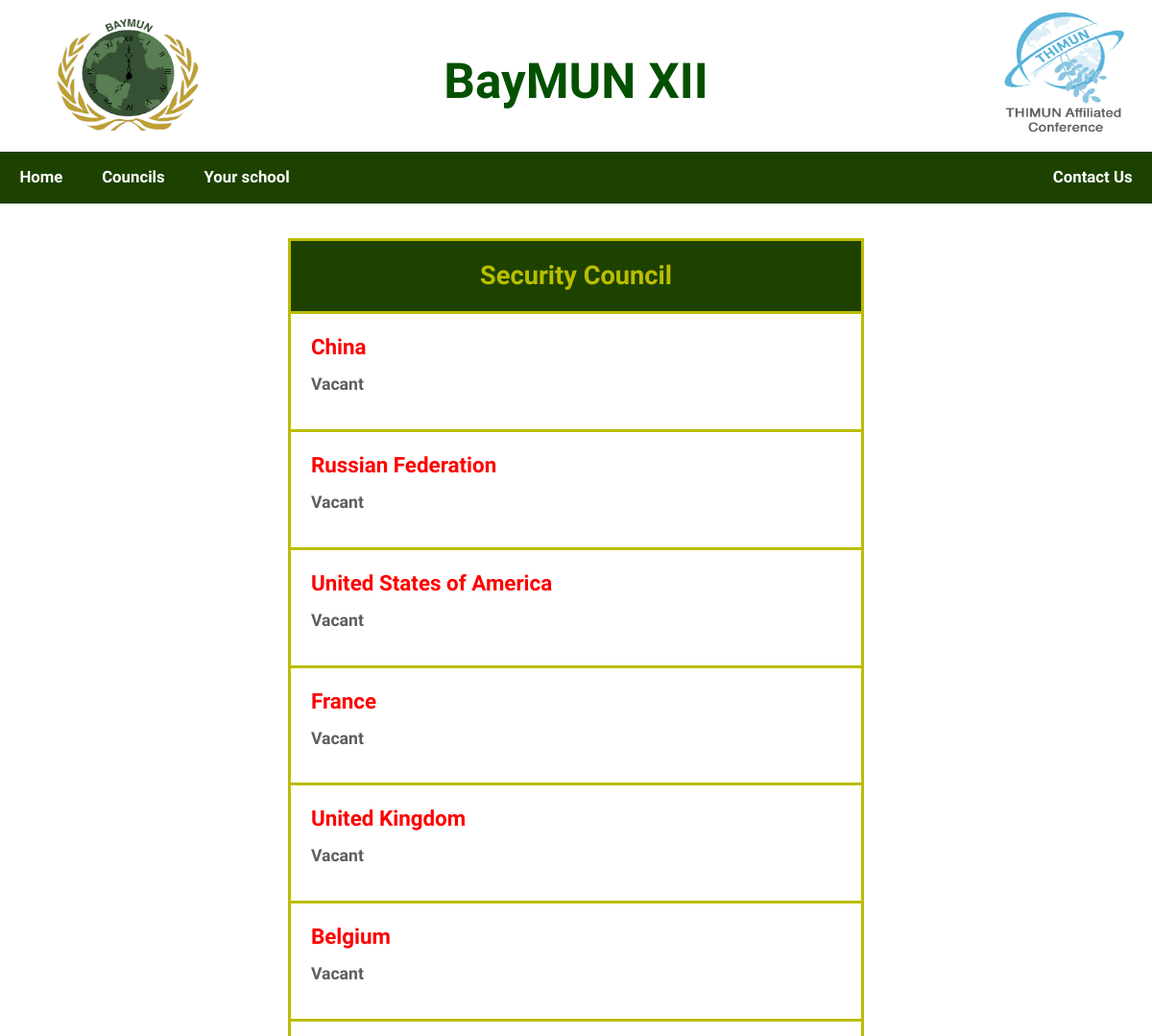
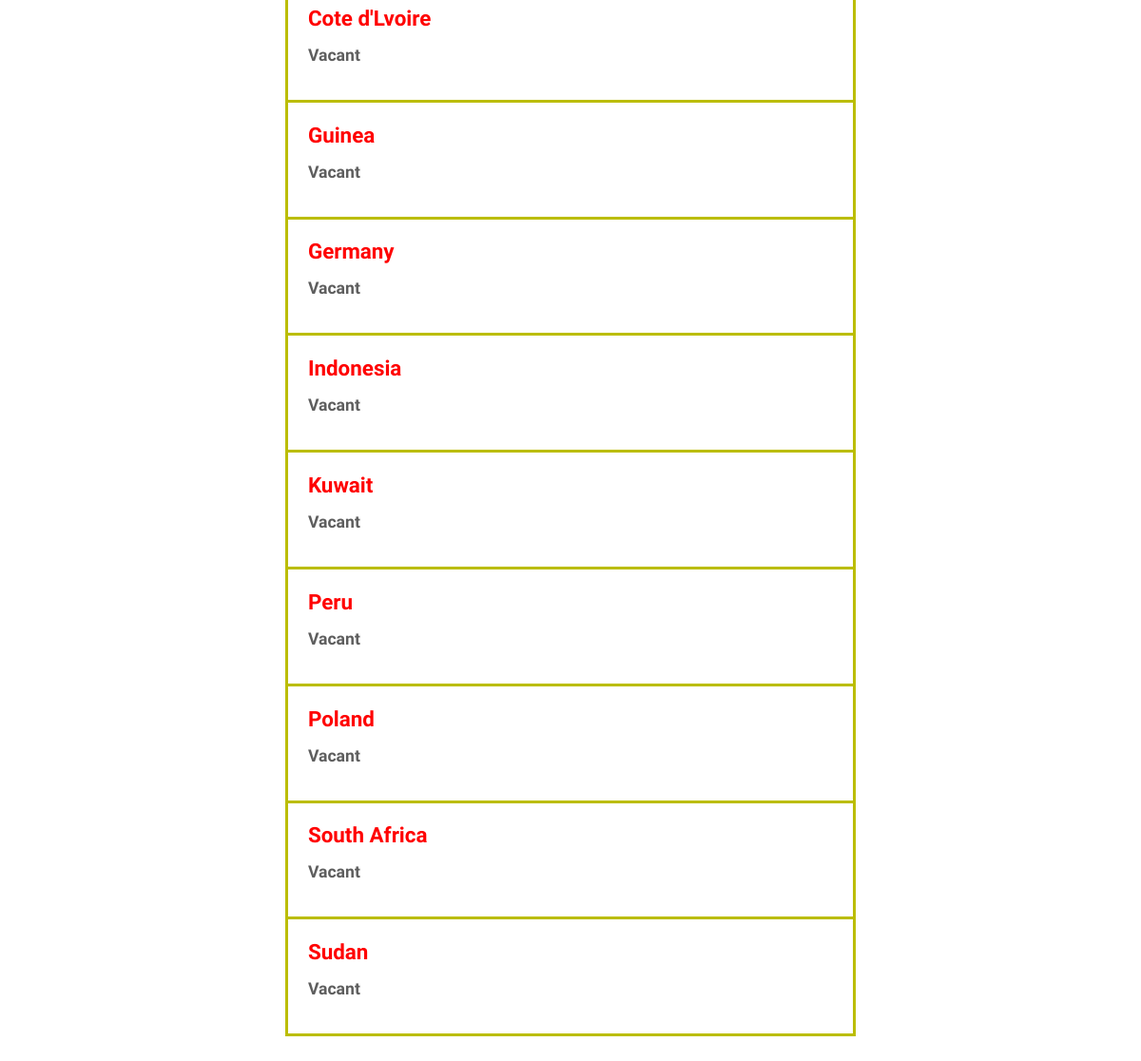
Screenshot of /viewCouncil.php?councilID=1 (signed in) with the database file from the repository (2 pictures, top to bottom).
### tables this page shows
CREATE TABLE `councils` (
  `councilID` int(11) NOT NULL,
  `council` varchar(1000) DEFAULT NULL,
  `category` varchar(100) NOT NULL,
  `positions` int(11) NOT NULL,
  `chairLabel` varchar(50) NOT NULL,
  `delegateLabel` varchar(50) NOT NULL
);

CREATE TABLE `c2c` (
  `councilID` int(11) NOT NULL,
  `countryID` int(11) NOT NULL
);

CREATE TABLE `countries` (
  `countryID` int(11) NOT NULL,
  `country` varchar(500) DEFAULT NULL
);

### viewCouncil.php (the view, shortened to what this page needs)
<html>
  <head>
	<?php
		require_once 'pageTemplate.php';
		require_once 'connect.php';
		require_once 'councilController.php';
	?>
  </head>
    <body>
	  <div class="container-app">
		<?php
			if(isset($_GET['councilID']))
			{
				$councilID=$_GET['councilID'];
			}
			else
			{
				$councilID = $_POST['councilID'];
			}
	    	$council= $connect->query("SELECT * from councils where councils.councilID=".$councilID);
			$councilData=$council->fetch_assoc();
			echo "<table>";
				  if($_SESSION["position"] == "Admin")
				  {
					echo "<th colspan=\"2\">" .$councilData['council']. "</th>";
				  }
				  else{
					echo "<th>" .$councilData['council']. "</th>";
				  }
		if($councilData['category']!= "normal")
		{
			$s=$connect->query("Select * from enrollments where councilID=".$councilID." order by labelNum asc");
			$count=1;
			foreach($s as $cc)
			{
					$u=$connect->query("SELECT user_details.*, schools.school FROM `user_details`
					join schools on user_details.schoolID=schools.schoolID
					WHERE userID=".$cc['userID']);
					$users=$u->fetch_assoc();
				if($count == $cc['labelNum'])
				{
					printRow($councilData, $cc, $connect, $councilID);
				}
				else
				{
					for($i=$count; $i<$cc['labelNum'];$i++)
					{
						echo "<tr>";
						echo "<td>";
						echo "<p style=\"color: red;\">".$councilData['delegateLabel'] . ' ' .($i)."</p>";
						echo "<p style=\"font-size: 110%; color: #5e5e5e;\">Vacant</p>";
						echo "</td>";
						printMenu($connect,null,$i, $councilID);
						echo "</tr>";
						$count++;
					}
					printRow($councilData, $cc, $connect, $councilID);
				}
			$count = $count + 1;
			}
			for($i=$count; $i<=$councilData['positions'];$i++)
					{
						echo "<tr>";
						echo "<td>";
						echo "<p style=\"color: red;\">".$councilData['delegateLabel'] . ' ' .($i)."</p>";
						echo "<p style=\"font-size: 110%; color: #5e5e5e;\">Vacant</p>";
						echo "</td>";
						printMenu($connect,null,$i,$councilID);
						echo "</tr>";
						$count++;
					}
		}
		else
		{
		  $x= $connect->query("SELECT councils.council, councils.category, councils.delegateLabel, c2c.*, countries.*
		  from c2c join countries on c2c.countryID=countries.countryID join councils on councils.councilID=c2c.councilID
		  where c2c.councilID=".$councilID);
	  		foreach($x as $result)
		   {
			    echo "<tr>";
				  echo "<td>";
					$enrol=$connect->query("select * from enrollments inner join councils ON
					enrollments.councilID=councils.councilID
					where enrollments.councilID=".$councilID." and enrollments.countryID=".$result['countryID']);
					$ee = $enrol->fetch_assoc();
							if($enrol->num_rows>0)
							{
								$c=$connect->query("Select * from countries where countryID=".$result['countryID']);
								$cc=$c->fetch_assoc();
								echo "<p>".$cc['country']."</p>";
								$u=$connect->query("SELECT user_details.*, schools.school FROM `user_details`
								join schools on user_details.schoolID=schools.schoolID
								WHERE userID=".$ee['userID']);
								$users=$u->fetch_assoc();
								echo "<p style=\"font-size: 110%; color: #5e5e5e;\">".$users['firstName']. ' '. $users['lastName'];"</p>";
								echo "<p style=\"font-size: 110%; color: #5e5e5e;\">".$users['school']."</p>";
							}
							else
							{
								$c=$connect->query("Select * from countries where countryID=".$result['countryID']);
								$cc=$c->fetch_assoc();
								echo "<p style=\"color: red;\">".$cc['country']."</p>";
								echo "<p style=\"font-size: 110%; color: #5e5e5e;\">Vacant</p>";
							}
				  echo "</td>";
				echo "</tr>";
			}
		   }
		  echo "</table>";
		  echo "<br><br><br><br>";
        ?>
	  </div>
   </body>
</html>

### viewCouncil.php (style rules this page uses)
.container-app { background-color: white; min-height: 100%; width: 100%; z-index: 3; display: inline-block; }
table { width: 50%; height: auto; margin-left: 25%; margin-top: 3%; border-collapse: collapse; border: none; }
tr { border: 3px solid #bbbd00; height: auto; width: auto; padding: 3%; }
th { font: bold 170% 'Manjari', sans-serif; padding: 3.5%; text-align: center; border-color: #1d4200; background-color: #1d4200; color: #bbbd00; }
td { padding: 3.5%; }
p { font: bold 140% 'Manjari', sans-serif; }

### rows the page displays
councils: council "Security Council"
c2c: countryID.country "China"
c2c: countryID.country "Russian Federation"
c2c: countryID.country "United States of America"
c2c: countryID.country "France"
c2c: countryID.country "United Kingdom"
c2c: countryID.country "Belgium"
c2c: countryID.country "Cote d'Lvoire"
c2c: countryID.country "Guinea"
c2c: countryID.country "Germany"
c2c: countryID.country "Indonesia"
c2c: countryID.country "Kuwait"
c2c: countryID.country "Peru"
c2c: countryID.country "Poland"
c2c: countryID.country "South Africa"
c2c: countryID.country "Sudan"
